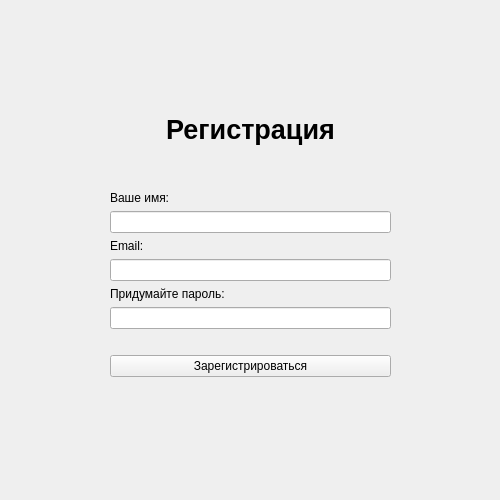
<?xml version="1.0" encoding="UTF-8"?>
<ui version="4.0">
 <class>RegistrationForm</class>
 <widget class="QWidget" name="RegistrationForm">
  <property name="geometry">
   <rect>
    <x>0</x>
    <y>0</y>
    <width>500</width>
    <height>500</height>
   </rect>
  </property>
  <property name="sizePolicy">
   <sizepolicy hsizetype="Fixed" vsizetype="Fixed">
    <horstretch>0</horstretch>
    <verstretch>0</verstretch>
   </sizepolicy>
  </property>
  <property name="minimumSize">
   <size>
    <width>500</width>
    <height>500</height>
   </size>
  </property>
  <property name="maximumSize">
   <size>
    <width>500</width>
    <height>500</height>
   </size>
  </property>
  <property name="windowTitle">
   <string>Form</string>
  </property>
  <widget class="QWidget" name="layoutWidget">
   <property name="geometry">
    <rect>
     <x>110</x>
     <y>10</y>
     <width>281</width>
     <height>471</height>
    </rect>
   </property>
   <layout class="QVBoxLayout" name="verticalLayout">
    <item>
     <spacer name="verticalSpacer">
      <property name="orientation">
       <enum>Qt::Vertical</enum>
      </property>
      <property name="sizeHint" stdset="0">
       <size>
        <width>20</width>
        <height>40</height>
       </size>
      </property>
     </spacer>
    </item>
    <item>
     <widget class="QLabel" name="label">
      <property name="font">
       <font>
        <pointsize>20</pointsize>
        <italic>false</italic>
        <bold>true</bold>
       </font>
      </property>
      <property name="text">
       <string>Регистрация</string>
      </property>
      <property name="alignment">
       <set>Qt::AlignCenter</set>
      </property>
     </widget>
    </item>
    <item>
     <spacer name="horizontalSpacer_3">
      <property name="orientation">
       <enum>Qt::Horizontal</enum>
      </property>
      <property name="sizeHint" stdset="0">
       <size>
        <width>40</width>
        <height>20</height>
       </size>
      </property>
     </spacer>
    </item>
    <item>
     <spacer name="horizontalSpacer_4">
      <property name="orientation">
       <enum>Qt::Horizontal</enum>
      </property>
      <property name="sizeHint" stdset="0">
       <size>
        <width>40</width>
        <height>20</height>
       </size>
      </property>
     </spacer>
    </item>
    <item>
     <widget class="QLabel" name="nameLabel">
      <property name="text">
       <string>Ваше имя:</string>
      </property>
     </widget>
    </item>
    <item>
     <widget class="QLineEdit" name="nameLineEdit"/>
    </item>
    <item>
     <widget class="QLabel" name="emailLabel">
      <property name="text">
       <string>Email:</string>
      </property>
     </widget>
    </item>
    <item>
     <widget class="QLineEdit" name="emailLineEdit"/>
    </item>
    <item>
     <widget class="QLabel" name="passwordLabel">
      <property name="text">
       <string>Придумайте пароль:</string>
      </property>
     </widget>
    </item>
    <item>
     <widget class="QLineEdit" name="passwordLineEdit">
      <property name="echoMode">
       <enum>QLineEdit::Password</enum>
      </property>
     </widget>
    </item>
    <item>
     <spacer name="horizontalSpacer_5">
      <property name="orientation">
       <enum>Qt::Horizontal</enum>
      </property>
      <property name="sizeHint" stdset="0">
       <size>
        <width>40</width>
        <height>20</height>
       </size>
      </property>
     </spacer>
    </item>
    <item>
     <widget class="QPushButton" name="signUpPushButton">
      <property name="minimumSize">
       <size>
        <width>200</width>
        <height>0</height>
       </size>
      </property>
      <property name="text">
       <string>Зарегистрироваться</string>
      </property>
     </widget>
    </item>
    <item>
     <spacer name="verticalSpacer_2">
      <property name="orientation">
       <enum>Qt::Vertical</enum>
      </property>
      <property name="sizeHint" stdset="0">
       <size>
        <width>20</width>
        <height>40</height>
       </size>
      </property>
     </spacer>
    </item>
   </layout>
  </widget>
 </widget>
 <resources/>
 <connections/>
</ui>
